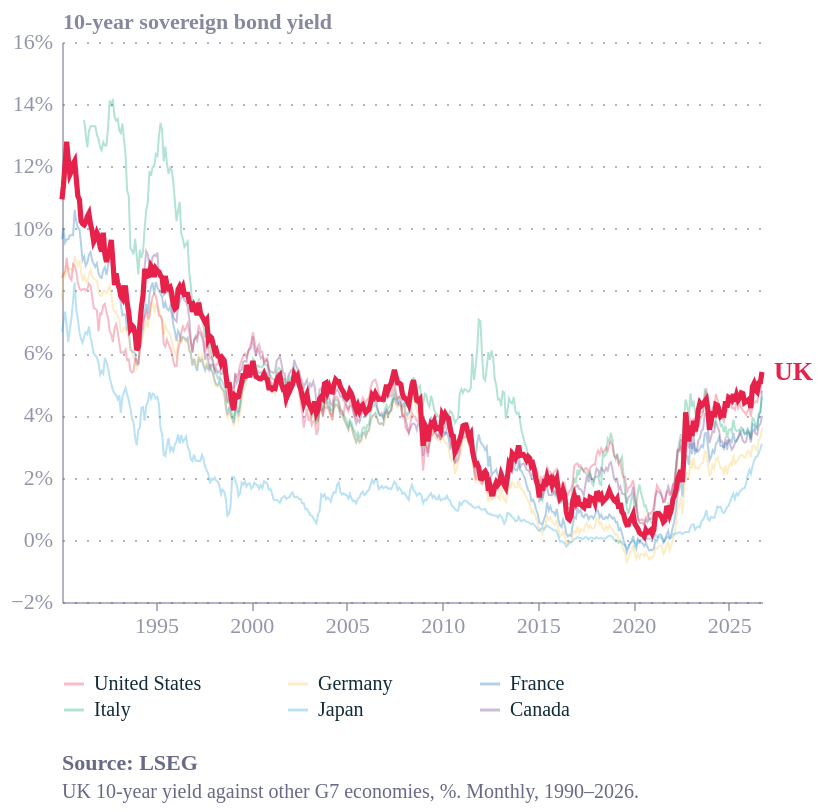

Write a Vega-Lite specification for this figure.
### Vega-Lite specification from a JSON file in a GitHub repository (floating-point values rounded to 4 significant figures; data arrays with more than 128 entries replaced by an {"elided": "..."} marker saying what was removed)
{"config": {"font": "Circular Std", "text": {"color": "#676A86", "align": "left", "baseline": "middle", "dx": 7, "dy": 0, "fontSize": 11}, "view": {"stroke": "transparent", "continuousWidth": 400, "continuousHeight": 300, "discreteWidth": 400, "discreteHeight": 300, "fill": "transparent"}, "range": {"category": ["#36B7B4", "#E6224B", "#F4C245", "#0063AF", "#00A767", "#179FDB", "#EB5C2E"], "diverging": ["#E6224B", "#E54753", "#C9C9C9", "#179FDB", "#122B39"], "heatmap": ["#C9C9C9", "#179FDB", "#0063AF", "#122B39"], "ordinal": ["#00A767", "#36B7B4", "#179FDB", "#0063AF", "#243B5A"]}, "bar": {"color": "#179fdb"}, "line": {"color": "#e6224b"}, "rule": {"color": "#676A86"}, "area": {"opacity": 0.3}, "point": {"filled": true, "size": 80, "color": "#e6224b", "opacity": 0.95}, "geoshape": {"stroke": "white", "strokeWidth": 0.3}, "rect": {"fill": "#d6d4d4", "opacity": 0.3}, "axis": {"labelColor": "#676A86", "labelFontSize": 11, "labelFont": "Circular Std", "labelOpacity": 0.7, "tickColor": "#676A86", "tickOpacity": 0.5, "domainColor": "#676A86", "domainOpacity": 0.5, "gridColor": "#676A86", "gridDash": [2, 2], "gridOpacity": 0.5, "title": null, "titleColor": "#676A86", "titleOpacity": 0.8, "tickSize": 4}, "axisXDiscrete": {"grid": false, "labelAngle": 0, "tickCount": 10, "tickOpacity": 0.5, "title": null}, "axisYDiscrete": {"ticks": false, "labelPadding": 5}, "axisXTemporal": {"grid": false, "ticks": true}, "axisXQuantitative": {"grid": true}, "axisYQuantitative": {"gridColor": "#676A86", "gridDash": [1, 5], "gridOpacity": 0.5, "ticks": false, "labelPadding": 5, "tickCount": 8, "titleAngle": 0, "titleAlign": "left", "titleBaseline": "bottom", "titleX": 0, "titleY": -5}, "title": {"color": "#676A86E6", "subtitleColor": "#676A86", "font": "Circular Std", "subtitleFont": "Circular Std", "anchor": "start", "fontSize": 14, "subtitleFontSize": 12, "subtitlePadding": 4, "offset": 0, "frame": "group"}, "legend": {"titleColor": "#122b39", "title": null, "labelColor": "#122b39", "labelFontSize": 11}, "background": "white"}, "layer": [{"data": {"name": "data-4548a3b5f2d212bdfe2398e6130ef3be"}, "mark": {"type": "line", "opacity": 0.3, "strokeWidth": 1}, "encoding": {"color": {"field": "country", "legend": {"columnPadding": 40, "columns": 3, "labelFontSize": 10, "orient": "bottom", "symbolLimit": 0, "title": null}, "scale": {"domain": ["United States", "Germany", "France", "Italy", "Japan", "Canada"], "range": ["#E6224B", "#F4C245", "#0063AF", "#00A767", "#179FDB", "#5C267B"]}, "type": "nominal"}, "detail": {"field": "country", "type": "nominal"}, "x": {"axis": {"format": "%Y", "tickCount": 8}, "field": "date", "title": null, "type": "temporal"}, "y": {"axis": {"labelExpr": "datum.label + '%'"}, "field": "yield", "scale": {"zero": true}, "title": "10-year sovereign bond yield", "type": "quantitative"}}}, {"data": {"name": "data-a68b7a4b593a27440ebb4ed8c6b2bbf2"}, "mark": {"type": "line", "color": "#E6224B", "strokeWidth": 2.6}, "encoding": {"x": {"field": "date", "type": "temporal"}, "y": {"field": "yield", "type": "quantitative"}}}, {"data": {"name": "data-a68b7a4b593a27440ebb4ed8c6b2bbf2"}, "mark": {"type": "text", "align": "left", "color": "#E6224B", "dx": 6, "fontSize": 13, "fontWeight": "bold"}, "encoding": {"text": {"value": "UK"}, "x": {"aggregate": "max", "field": "date", "type": "temporal"}, "y": {"aggregate": {"argmax": "date"}, "field": "yield", "type": "quantitative"}}}], "height": 280, "title": {"text": "Source: LSEG", "anchor": "start", "color": "#676A86", "dy": 12, "fontSize": 11, "orient": "bottom", "subtitle": ["UK 10-year yield against other G7 economies, %. Monthly, 1990–2026."], "subtitleColor": "#676A86", "subtitleFontSize": 10}, "width": 350, "$schema": "https://vega.github.io/schema/vega-lite/v6.4.1.json", "datasets": {"data-4548a3b5f2d212bdfe2398e6130ef3be": {"elided": "2582 records"}, "data-a68b7a4b593a27440ebb4ed8c6b2bbf2": {"elided": "441 records"}}}
